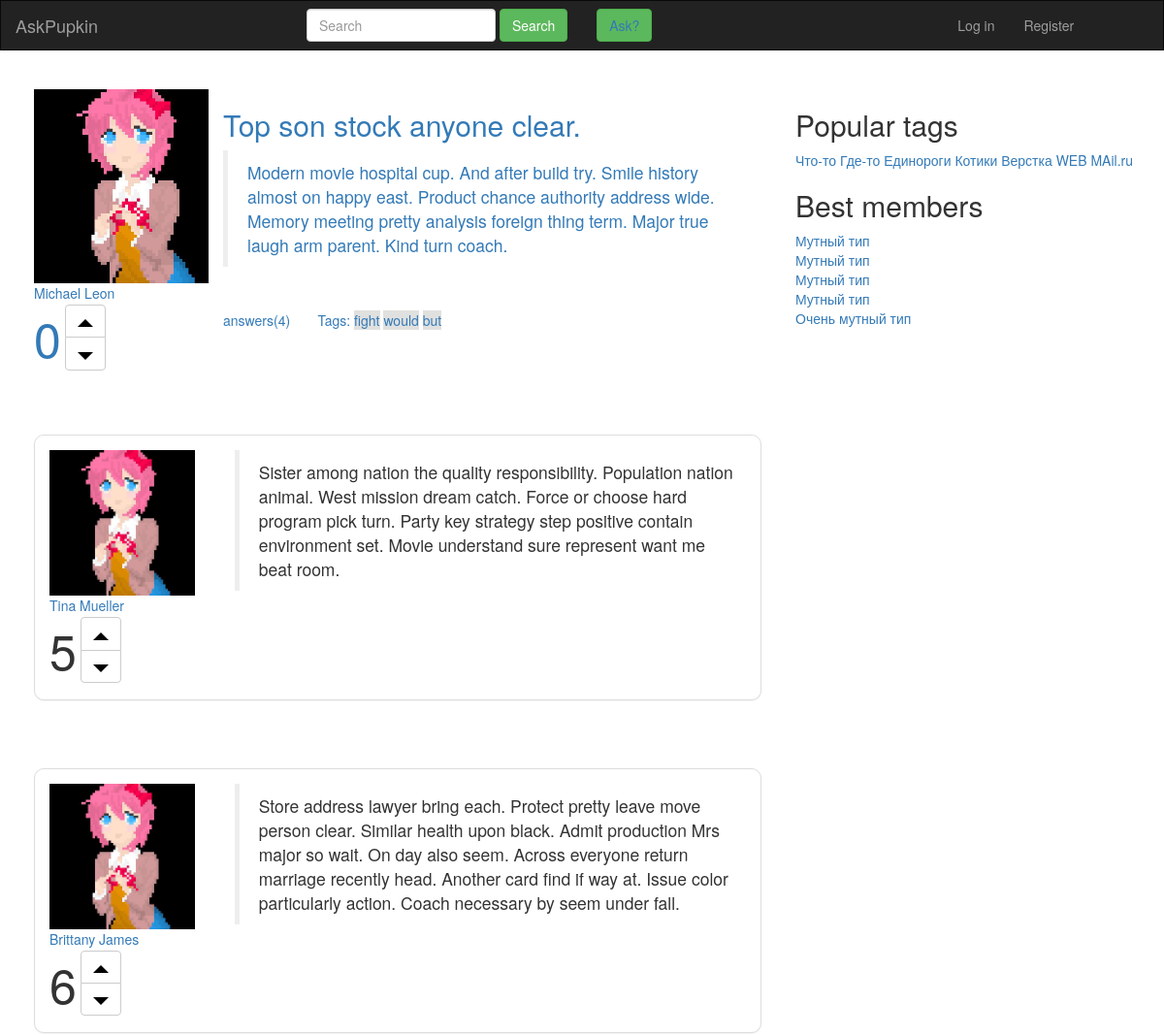
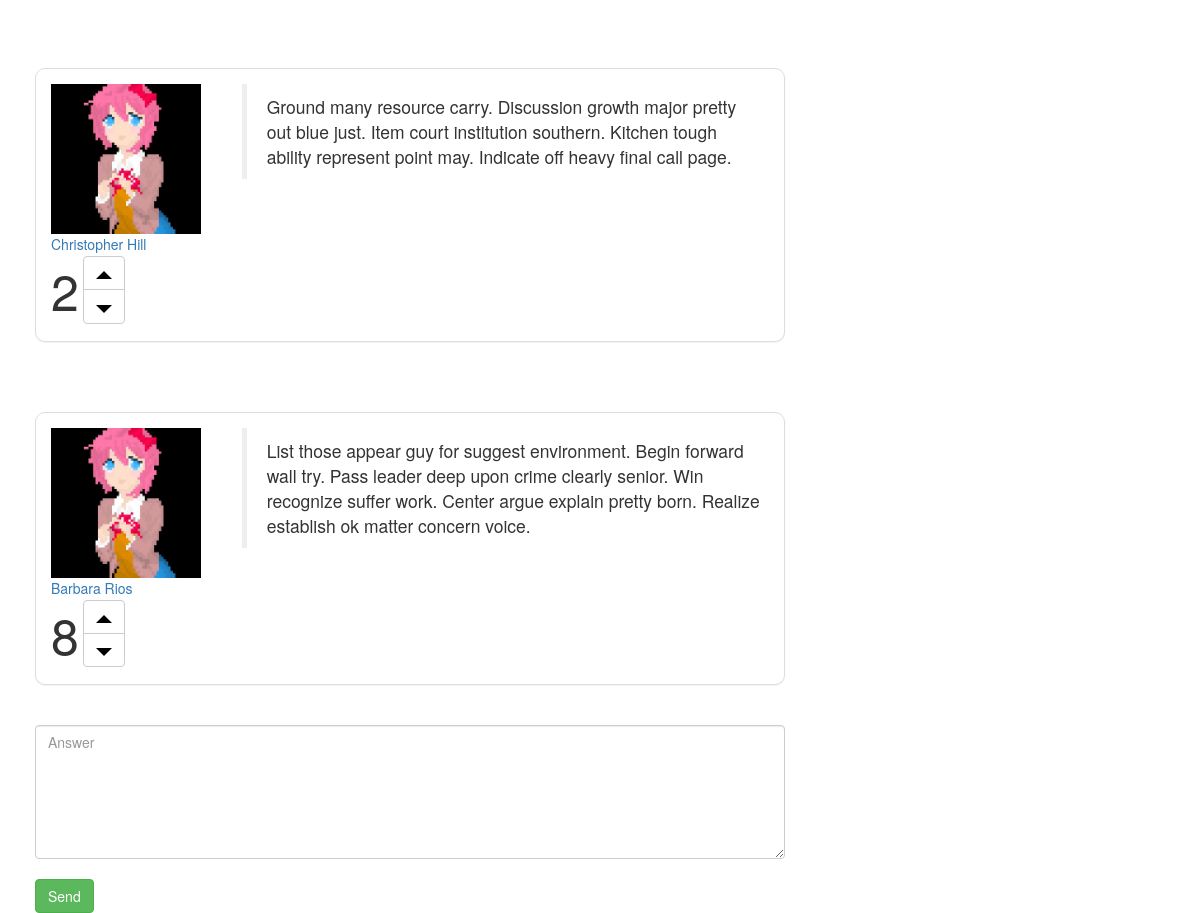
Page /questions/question/ on the committed database (2 pictures, top to bottom).
### questions/models.py (models this page shows, shortened)
class Question(models.Model):
    question_id = models.IntegerField(
        primary_key=True,
        db_index=True)
    asker_id = models.ForeignKey(User,
                                 on_delete=models.CASCADE,
                                 related_name="questiom_authtor")
    title = models.CharField(max_length=30)
    text = models.TextField(max_length=300)
    is_active = models.BooleanField(default=True)
    have_right_answer = models.BooleanField(default=False)
    question_creation = models.DateTimeField(default=datetime.now())
    objects = QuestionsManager()

class User(AbstractUser):
    upload = models.ImageField(default=None)
    def __str__(self):
        return str(self.username)

class Like(models.Model):
    count = models.IntegerField(default=0)

class Tag(models.Model):
    tag_name = models.CharField(max_length=10,
                                unique=True,
                                verbose_name='tag_name')
    question_id = models.ManyToManyField(Question,
                                         related_name='Tags')

class Answer(models.Model):
    answer_id = models.IntegerField(
        primary_key=True,
        db_index=True)
    authtor_id = models.ForeignKey(User,
                                   on_delete=models.CASCADE,
                                   related_name="answer_authtor")
    question_id = models.ForeignKey(Question,
                                    on_delete=models.CASCADE,
                                    related_name="answers")
    text = models.TextField(max_length=300)
    is_correct = models.BooleanField(default=False)
    is_active = models.BooleanField(default=True)
    answer_creation = models.DateTimeField(default=datetime.now())

### questions/views.py (the view)
# urls.py: path('question/', views.question, name='question'),
def question(request, question_id = 1): #full
    template = loader.get_template('questions/question.html')
    try:
        question = Question.objects.get(pk = question_id)
        context = {'question' : question}
    except:
        raise Http404("We have not this question(((")
    return HttpResponse(template.render(context))

### questions/templates/questions/question.html
{% extends "questions/base.html" %}
{% load static %}
{% block add_spec_css %}
    <link href="{% static "questions/css/question.css" %}" rel="stylesheet" />
{% endblock %}
{% block content %}
      <div class="col-md-8 navbar-fixed-left">
        <div class="form-group row">
          <div class="col-md-3 media">
            <a class="navbar-fixed-left">
              <img class="media-object" src="{% static "questions/img/man.jpg" %}" width="200" height="200">
            </a>
              <a>{{ question.asker_id.username }}<a>
            <div class="group like-area">
                <div class="btn-group-vertical">
                    <likes>
                            {{ question.question_like.count }}
                    </likes>
                </div>
                  <div class="btn-group-vertical">
                    <button type="button" class="btn btn-default">
                      <img src="{% static "questions/img/caret-top-2x.png" %}">
                    </button>
                    <button type="button" class="btn btn-default">
                        <img src="{% static "questions/img/caret-bottom-2x.png" %}">
                    </button>
                  </div>
                </div>
          </div>
          <div class="col-md-9">
            <h2>{{ question.title }}</h2>
            <blockquote>
              <p>{{ question.text }}</p>
            </blockquote>
              <div class="row feedback-and-tags">
                  <div class="col-md-2">
                    <p>answers({{ question.answers.count }})</p>
                  </div>
                  <div class="col-md-10">
                      <text>Tags:</text>
                      {% for tag in question.Tags.all %}
                        <a href="#" style="background-color: #e0e0df">{{ tag.tag_name }}</a>
                      {% endfor %}
                  </div>
              </div>
          </div>
        </div>
        <br>
          {% for answer in question.answers.all %}
                    <div class="panel panel-default block-answer">
                      <div class="form-group row">
                        <div class="col-md-3 media">
                          <a class="navbar-fixed-left">
                            <img class="media-object" src="{% static "questions/img/man.jpg" %}" width="150" height="150">
                          </a>
                            <a>{{ answer.authtor_id }}</a>
                          <div class="group">
                              <div class="btn-group-vertical">
                                <likes>
                                        {{ answer.answer_like.count }}
                                </likes>
                              </div>
                              <div class="btn-group-vertical">
                                <button type="button" class="btn btn-default">
                                  <img src="{% static "questions/img/caret-top-2x.png" %}">
                                </button>
                                <button type="button" class="btn btn-default">
                                  <img src="{% static "questions/img/caret-bottom-2x.png" %}">
                                </button>
                              </div>
                            </div>
                        </div>
                        <div class="col-md-9">
                          <blockquote>
                            <p>{{ answer.text }}</p>
                          </blockquote>
                        </div>
                      </div>
                    </div>
                    <br>
          {% endfor %}
          <textarea class="form-control" rows="6" placeholder="Answer"></textarea>
          <br>
          <button type="button" class="btn btn-success">Send</button>
      </div>
{% endblock %}

### questions/static/questions/css/question.css (style rules this page uses)
div.col-md-8.navbar-fixed-left { padding-left: 50px; padding-right: 20px; }
div.block-answer { padding-top: 15px; padding-left: 15px; border-radius: 10px; margin-top: 30px; }
likes { font-size: 50px; text-align: center; }
div.like-area { border: 5px; }
div.feedback-and-tags { padding-top: 25px; }

### rows in the picture
Question: asker_id.username "Michael Leon", question_like.count "0", title "Top son stock anyone clear.", text "Modern movie hospital cup. And after build try. Smile history almost on happy east. Product chance authority address wide. Memory meeting pretty analysis foreign thing term. Major true laugh arm parent. Kind turn coach.", answers.count "4"
Tag: tag_name "fight"
Tag: tag_name "would"
Tag: tag_name "but"
Answer: authtor_id "Tina Mueller", answer_like.count "5", text "Sister among nation the quality responsibility. Population nation animal. West mission dream catch. Force or choose hard program pick turn. Party key strategy step positive contain environment set. Movie understand sure represent want me beat room."
Answer: authtor_id "Brittany James", answer_like.count "6", text "Store address lawyer bring each. Protect pretty leave move person clear. Similar health upon black. Admit production Mrs major so wait. On day also seem. Across everyone return marriage recently head. Another card find if way at. Issue color particularly action. Coach necessary by seem under fall."
Answer: authtor_id "Christopher Hill", answer_like.count "2", text "Ground many resource carry. Discussion growth major pretty out blue just. Item court institution southern. Kitchen tough ability represent point may. Indicate off heavy final call page."
Answer: authtor_id "Barbara Rios", answer_like.count "8", text "List those appear guy for suggest environment. Begin forward wall try. Pass leader deep upon crime clearly senior. Win recognize suffer work. Center argue explain pretty born. Realize establish ok matter concern voice."
